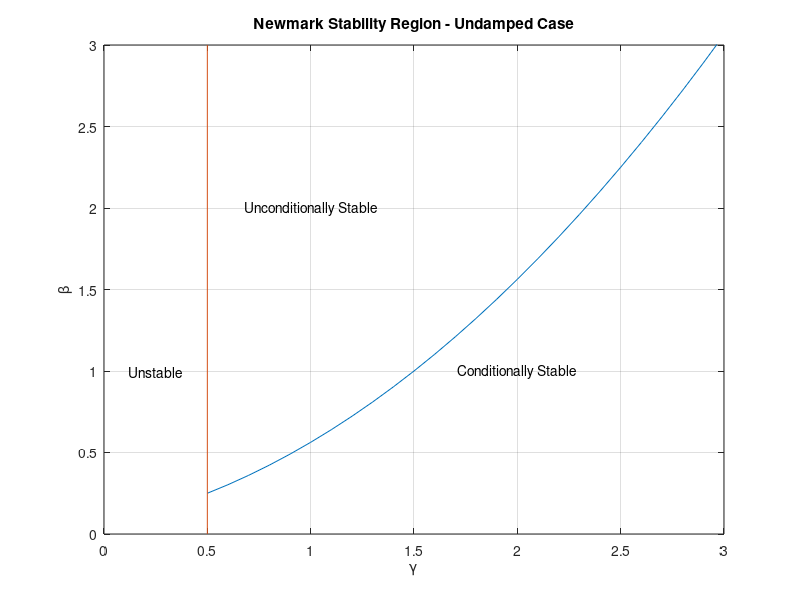

Recreate this plot in MATLAB.
clear all;
clc;

gamma = 0.5:0.1:3;
beta = 1/4*(gamma+1/2).^2;

plot(gamma,beta);
grid on;
axis([0 3 0 3]);
line([0.5 0.5], [0 3]);  %gamma = 1/2
text(1,2,'Unconditionally Stable','HorizontalAlignment','center');
text(2,1,'Conditionally Stable','HorizontalAlignment','center');
text(0.25,1,'Unstable','HorizontalAlignment','center');
title('Newmark Stability Region - Undamped Case')
xlabel('\gamma')
ylabel('\beta')